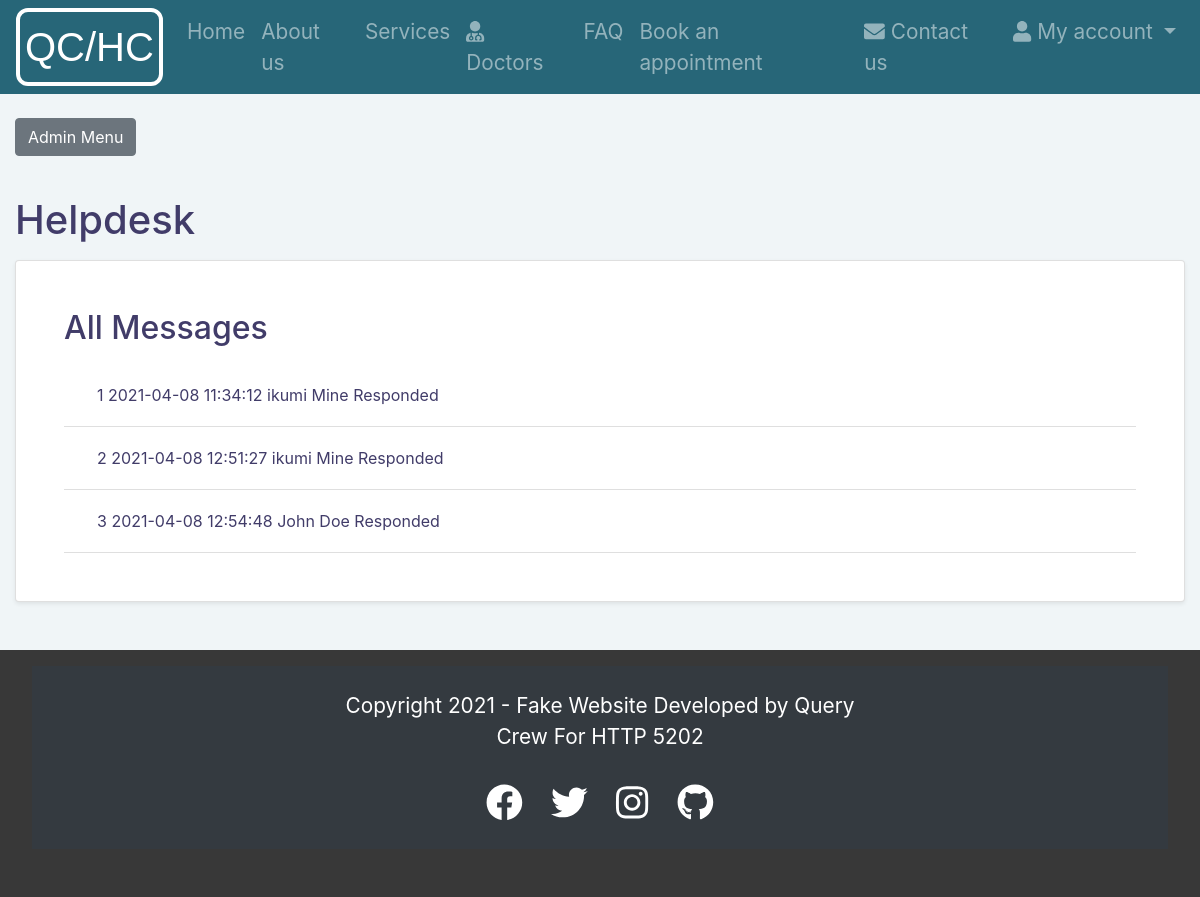
The page /index.php?page=admin_dashboard_helpdesk (signed in) on the database its author committed.
### tables this page shows
CREATE TABLE `helpdesk` (
  `id` int(11) NOT NULL,
  `questioner_id` int(11) NOT NULL,
  `message` varchar(2000) NOT NULL,
  `submitted_date` datetime NOT NULL DEFAULT CURRENT_TIMESTAMP,
  `status` varchar(50) NOT NULL,
  `responder_id` int(11) DEFAULT NULL,
  `responded_date` datetime DEFAULT NULL,
  `reply_message` varchar(2000) DEFAULT NULL
);

CREATE TABLE `users` (
  `id` int(20) UNSIGNED NOT NULL,
  `firstname` varchar(255) NOT NULL,
  `lastname` varchar(255) NOT NULL,
  `username` varchar(255) NOT NULL,
  `password` varchar(255) NOT NULL,
  `email` varchar(255) NOT NULL,
  `user_role_id` int(20) UNSIGNED NOT NULL
);

### database/AdminHelpdeskPDO.php (called while the page is built, shortened)
<?php
class AdminHelpdeskPDO
{
    public function getAllInfoForQuestioner($dbcon)
    {
        $query = "SELECT helpdesk.id, helpdesk.message, helpdesk.submitted_date, helpdesk.status, helpdesk.responder_id, users.firstname, users.lastname, users.email FROM helpdesk, users
                    WHERE helpdesk.questioner_id = users.id";
        $pdostm = $dbcon->prepare($query);
        $pdostm->execute();
        $questioner = $pdostm->fetchAll(\PDO::FETCH_OBJ);
        return $questioner;
    }
}

### pages/admin_dashboard_helpdesk.php (the view, shortened to what this page needs)
<?php
$dbcon = Database::getDb();
$new = new AdminHelpdeskPDO();
$messages = $new->getAllInfoForQuestioner($dbcon);
?>
<!DOCTYPE html>
<html lang="en">
<head>
    <link rel="stylesheet" href="library/bootstrap/bootstrap.min.css">
    <link rel="stylesheet" href="css/HeaderFooter.css">
    <link rel="stylesheet" href="css/admin-style/admin_dashboard.css">
    <link rel="stylesheet" href="css/admin-style/admin_sidebar.css">
</head>
<body>
<?php include_once 'header.php'; ?>
<div class="d-lg-flex align-items-stretch w-100">
    <main class="w-100 order-2" id="admin_main">
        <div class="container-fluid">
            <button class="btn btn-secondary my-4" type="button" id="sidebar_nav_btn">Admin Menu</button>
            <h1 class="my-3">Helpdesk</h1>
            <div class="card p-5 mb-5 shadow-sm">
                <div id="section_helpdesk">
                    <h2 class="mb-3">All Messages</h2>
                    <div class="accordion" id="accordionExample">
                        <?php foreach($messages as $m) { ?>
                            <div class="list-group list-group-flush">
                                <div class="list-group-item" id="heading<?= $m->id; ?>">
                                    <h2 class="mb-0">
                                        <button class="btn btn-link btn-block text-left helpdesk_btn" type="button" data-toggle="collapse" data-target="#collapse<?= $m->id; ?>" aria-expanded="true" aria-controls="collapse<?= $m->id; ?>">
                                            <?= $m->id." ".$m->submitted_date." ".$m->firstname." ".$m->lastname." ".$m->status; ?>
                                        </button>
                                    </h2>
                                </div>
                            </div>
                        <?php } ?>
                    </div>
                </div>
            </div>
        </div>
    </main>
</div>
<?php include_once 'footer.php'; ?>
</body>
</html>

### css/HeaderFooter.css (style rules this page uses)
html { font-family: "Roboto", sans-serif; }

### css/admin-style/admin_dashboard.css (style rules this page uses)
body { color: #413c69; font-size: 1.3rem; }
h1 { margin: 0; }
main { background-color: rgba(112,159,176,.1); overflow: hidden; }
.helpdesk_btn { color: #413c69; }

### rows shown on the page
helpdesk: id "1", submitted_date "2021-04-08 11:34:12", users.firstname "ikumi", users.lastname "Mine", status "Responded"
helpdesk: id "2", submitted_date "2021-04-08 12:51:27", users.firstname "ikumi", users.lastname "Mine", status "Responded"
helpdesk: id "3", submitted_date "2021-04-08 12:54:48", users.firstname "John", users.lastname "Doe", status "Responded"
